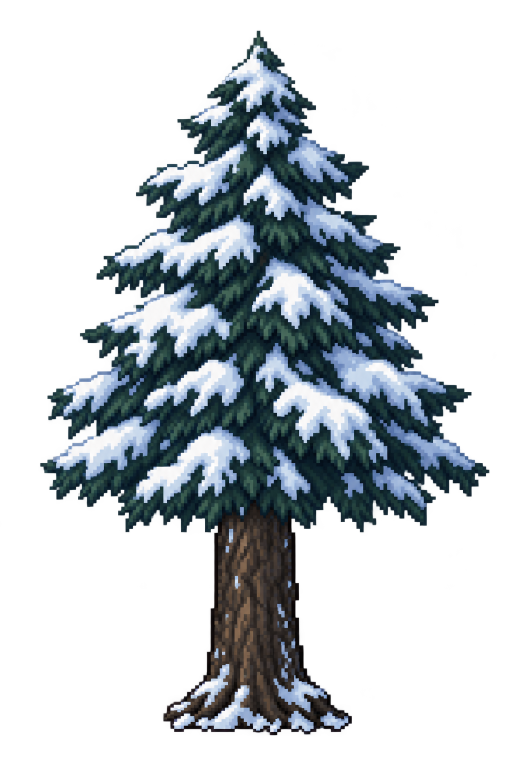
#> input picture docs/art-production/p1-town-modular-v01/sources/pine_upper_candidate_01.png, 1024 x 1536 px (shown at 1/2 size)
$ python build_pine_upper.py
#> lines starting #> are read from the running program, lines starting #| are printed output that depends on the picture
#!/usr/bin/env python3
"""Uniform pack proposal for the pine upper candidate (request B, 2026-10-22).

Packs the retained raw full-tree candidate with the SAME whole-canvas
uniform nearest transform as the accepted common (scale exactly 32/3,
origin (0,0) -> (0,0); the raw canvas is again exactly 1024x1536 = 2:3) and
alpha binarization at the named threshold 250 (no alpha-255 exists; the
opaque band is 250..254 and the fringe/halo below is discarded wholesale).

Everything lands under the IGNORED review directory only: no runtime asset
is written or overwritten (the accepted common
`art/production/p1/town_modular_v01/pine_common.png` stays pinned at
7aa70586... and untouched), no repartition is implemented, and no
definition is authored. This is a review proposal under the new policy
direction recorded in PINE_SPEC.md: the canopy becomes the fading layer,
a compact solid base keeps the trunk/roots, and the crown meets the base
around y96..102 - head readability over pixel-exact matting.

Measured calibration (deterministic for the pinned raw):
- full-tree content rows y8..y137, cols x9..x90, 4695 design px;
- crown top y8 (single-px peak at x48), widest rows x10..x88 (inside the
  reserved disc x5..x90 with margin; the crown bottom y96..y98 sits 6..8 px
  BELOW the disc bottom y90 - that is the intended redesign meet band, not
  a spec violation);
- seam: continuous crown mass through y96 (28-px contiguous run), fringe
  fragments y97..y98, clean trunk from y99 (x41..x53, then x40..x54);
- base zone y99..y137: trunk center column 47.0 at y112, 47.5 over the y100..125 band (v01
  measured 48.0), feet y137 (v01 138) - a full repaint, NOT the v01
  pixels: 0 of 1843 v01-opaque pixels are identical, 1683 recolored, 160
  now transparent (same repaint behavior as the Loadout uppers);
- 5 components: 1 main mass + 4 tiny fringe specks (each <= 6 px) at the
  crown's lower edge - measured and reported, not silently removed.

Run from the repository root in the approved portable environment:

    python3 -I tools/art_pipeline/p1_town_modular_v01/build_pine_upper.py
"""

from __future__ import annotations

import hashlib
import importlib.util
import json
import sys
from collections import deque
from pathlib import Path

from PIL import Image, ImageDraw

REPO_ROOT = Path(__file__).resolve().parents[3]
TOOL_DIR = Path(__file__).resolve().parent
REVIEW_DIR = REPO_ROOT / "build/current/p1-town-modular-v01/pine-checkpoint-1"
V01_COMMON = REPO_ROOT / "art/production/p1/town_modular_v01/pine_common.png"

RAW = {
    "path": "docs/art-production/p1-town-modular-v01/sources/pine_upper_candidate_01.png",
    "sha256": "f1bd90ecaca3c23d2c38efc2933d61dbf84fbe9a395fafae2d7bdb7a16199ce9",
}
RECIPE = {
    "stage": "pine_upper_candidate_01_pack_proposal",
    "source_canvas": [1024, 1536],
    "canvas": [96, 144],
    "scale": [32, 3],            # source px per design px, uniform
    "src_origin": [0, 0],
    "dst_origin": [0, 0],
    "alpha_threshold": 250,      # generator opaque band is 250..254; no 255 exists
}
EXPECTED = {  # deterministic measurements of THIS raw under THIS recipe
    "top": 8, "bottom": 137, "left": 9, "right": 90,
    "design_px": 4695, "components": 5,
    "trunk_center_col": 47.0, "trunk_center_row": 112,
    "crown_bottom_run": 96,      # lowest row with a contiguous run >= CROWN_RUN_MIN
}
CROWN_RUN_MIN = 24               # contiguous px; clearly wider than the 13-16 px trunk
BASE_ZONE_TOP = 99               # first clean trunk row; crown-bottom search stays above it
SPECK_MAX_PX = 6                 # each disconnected fringe speck stays tiny
DISC_ALLOW = 3                   # crown silhouette tolerance vs the reserved disc
OUTPUTS = (
    "pine_upper_candidate_packed_96x144.png",
    "pine_upper_candidate_review_1x.png",
    "pine_upper_candidate_review_4x.png",
    "pine_upper_manifest_candidate.json",
)
BACKGROUNDS = ((128, 128, 128, 255), (255, 255, 255, 255), (0, 0, 0, 255))
GUIDE_MARK = (255, 0, 255, 255)     # v01 guide rects (magenta)
CONTENT_MARK = (0, 255, 255, 255)   # measured content bbox (cyan)
CROWN_BOTTOM_MARK = (255, 160, 0, 255)  # measured crown bottom row (orange)


class PackError(ValueError):
    """Raised when the raw or the packed proposal violates the contract."""


def _load(name: str):
    path = TOOL_DIR / f"{name}.py"
    if name in sys.modules:
        return sys.modules[name]
    spec = importlib.util.spec_from_file_location(name, path)
    module = importlib.util.module_from_spec(spec)
    sys.modules[name] = module
    spec.loader.exec_module(module)
    return module


def sha256_file(path: Path) -> str:
    digest = hashlib.sha256()
    with path.open("rb") as handle:
        for block in iter(lambda: handle.read(1024 * 1024), b""):
            digest.update(block)
    return digest.hexdigest()


# [5 lines left out: function display_path, not called in this run]


def load_raw() -> Image.Image:
    path = REPO_ROOT / RAW["path"]
    if not path.is_file():
        raise PackError(f"raw candidate missing: {path}")
    digest = sha256_file(path)
    if digest != RAW["sha256"]:
        raise PackError(f"raw candidate sha256 {digest} != pinned {RAW['sha256']}")
    image = Image.open(path).convert("RGBA")
    if image.size != tuple(RECIPE["source_canvas"]):
        raise PackError(f"raw candidate canvas {image.size} != {RECIPE['source_canvas']}")
    return image


def src_index(dst: int) -> int:
    """Integer-exact nearest source index for one design coordinate."""
    num, den = RECIPE["scale"]
    shifted = dst - RECIPE["dst_origin"][0]
    return RECIPE["src_origin"][0] + ((2 * shifted + 1) * num) // (2 * den)


def pack(raw: Image.Image) -> Image.Image:
    width, height = RECIPE["canvas"]
    source = raw.load()
    packed = Image.new("RGBA", (width, height), (0, 0, 0, 0))
    pixels = packed.load()
    threshold = RECIPE["alpha_threshold"]
    for y in range(height):
        sy = src_index(y)
        for x in range(width):
            sx = src_index(x)
            if not (0 <= sx < raw.width and 0 <= sy < raw.height):
                continue
            r, g, b, a = source[sx, sy]
            if a >= threshold:
                pixels[x, y] = (r, g, b, 255)
    return packed


def _components(grid: dict[tuple[int, int], tuple[int, int, int]]) -> list[int]:
    seen: set[tuple[int, int]] = set()
    sizes: list[int] = []
    for start in grid:
        if start in seen:
            continue
        size = 0
        queue = deque([start])
        seen.add(start)
        while queue:
            x, y = queue.popleft()
            size += 1
            for nx, ny in ((x + 1, y), (x - 1, y), (x, y + 1), (x, y - 1)):
                if (nx, ny) in grid and (nx, ny) not in seen:
                    seen.add((nx, ny))
                    queue.append((nx, ny))
        sizes.append(size)
    return sorted(sizes, reverse=True)


def measure(packed: Image.Image) -> dict:
    width, height = packed.size
    pixels = packed.load()
    grid = {(x, y): pixels[x, y][:3] for y in range(height) for x in range(width) if pixels[x, y][3] == 255}
    rows = {y: sorted(x for (x, yy) in grid if yy == y) for y in range(height)}
    rows = {y: xs for y, xs in rows.items() if xs}
    top, bottom = min(rows), max(rows)
    left = min(xs[0] for xs in rows.values())
    right = max(xs[-1] for xs in rows.values())
    design_px = sum(len(xs) for xs in rows.values())

    def longest_run(xs: list[int]) -> int:
        best = run = 1
        for a, b in zip(xs, xs[1:]):
            run = run + 1 if b == a + 1 else 1
            best = max(best, run)
        return best

    crown_bottom_run = max(y for y, xs in rows.items() if y < BASE_ZONE_TOP and longest_run(xs) >= CROWN_RUN_MIN)
    trunk_row = EXPECTED["trunk_center_row"]
    trunk_span = (min(rows[trunk_row]), max(rows[trunk_row]))
    trunk_center = (trunk_span[0] + trunk_span[1]) / 2
    base_cols = {x for (x, y) in grid if 100 <= y <= 125}
    sizes = _components(grid)
    return {
        "top": top, "bottom": bottom, "left": left, "right": right,
        "design_px": design_px, "component_sizes": sizes,
        "components": len(sizes),
        "trunk_center_col": trunk_center, "trunk_row_span": trunk_span,
        "base_zone_cols": [min(base_cols), max(base_cols)],
        "crown_bottom_run": crown_bottom_run,
    }


# [72 lines left out: functions v01_overlap, panel, marked_panel, review_1x, review_4x, not called in this run]


def validate(packed: Image.Image, stats: dict) -> list[str]:
    checks: list[str] = []
    if packed.size != tuple(RECIPE["canvas"]):
        raise PackError(f"packed size {packed.size} != {RECIPE['canvas']}")
    if sum(packed.getchannel("A").histogram()[1:255]) != 0:
        raise PackError("packed proposal must have binary alpha")
    for key in ("top", "bottom", "left", "right", "design_px", "components", "crown_bottom_run"):
        if stats[key] != EXPECTED[key]:
            raise PackError(f"measured {key}={stats[key]} != recorded calibration {EXPECTED[key]}")
    if stats["trunk_center_col"] != EXPECTED["trunk_center_col"]:
        raise PackError(f"trunk center column {stats['trunk_center_col']} != {EXPECTED['trunk_center_col']}")
    specks = stats["component_sizes"][1:]
    if any(size > SPECK_MAX_PX for size in specks):
        raise PackError(f"fringe specks too large: {specks}")
    disc = _load("make_pine_guides").CANOPY_DISC
    if stats["left"] < disc["center"][0] - disc["radius"] - DISC_ALLOW or stats["right"] > disc["center"][0] + disc["radius"] + DISC_ALLOW:
        raise PackError("crown silhouette leaves the reserved disc tolerance horizontally")
    checks.append(
        f"PASS full-tree bbox x{stats['left']}..x{stats['right']} y{stats['top']}..y{stats['bottom']}, {stats['design_px']} px, "
        f"main mass {stats['component_sizes'][0]} px + {len(specks)} fringe specks {specks}"
    )
    checks.append(
        f"PASS crown inside disc horizontally (x{stats['left']}..x{stats['right']} vs disc x5..x90 +{DISC_ALLOW}); "
        f"crown bottom y{stats['crown_bottom_run']} sits below the disc bottom y90 - the intended redesign meet band y96..102, recorded not failed"
    )
    checks.append(
        f"PASS base zone y99..y{stats['bottom']}: trunk center col {stats['trunk_center_col']:.1f} at y{EXPECTED['trunk_center_row']} "
        f"(span x{stats['trunk_row_span'][0]}..x{stats['trunk_row_span'][1]}), base cols x{stats['base_zone_cols'][0]}..x{stats['base_zone_cols'][1]}; "
        "full repaint of v01 (not pixel-identical), reported not forced"
    )
    return checks


def main() -> int:
    try:
        raw = load_raw()
#> in load_raw, image is the input picture: PIL image 1024x1536 RGBA; mean R, G, B, A 39.9, 49.4, 55.7, 91.3
        packed = pack(raw)
#> in pack, `packed = Image.new("RGBA", (width, height), (0, 0, 0, 0))`: packed: PIL image 96x144 RGBA; every value is 0
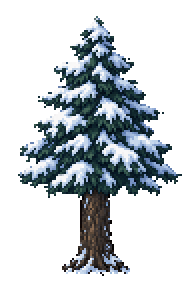
#> packed: PIL image 96x144 RGBA (shown 2 times larger); mean R, G, B, A 30.2, 36, 40.1, 86.6; transparent parts drawn white
        stats = measure(packed)
#> in measure, `grid = {(x, y): pixels[x, y][:3] for y in range(height) for x in range..`: grid = 4695 items
#> in measure, `rows = {y: sorted(x for (x, yy) in grid if yy == y) for y in range(hei..`: rows = 144 items
#> in measure, `rows = {y: xs for y, xs in rows.items() if xs}`: rows = 130 items
#> in measure, `top, bottom = min(rows), max(rows)`: top = 8; bottom = 137
#> in measure, `left = min(xs[0] for xs in rows.values())`: left = 9
#> in measure, `right = max(xs[-1] for xs in rows.values())`: right = 90
#> in measure, `design_px = sum(len(xs) for xs in rows.values())`: design_px = 4695
#> in measure, `crown_bottom_run = max(y for y, xs in rows.items() if y < BASE_ZONE_TO..`: crown_bottom_run = 96
#> in measure, `trunk_span = (min(rows[trunk_row]), max(rows[trunk_row]))`: trunk_span = (40, 54)
#> in measure, `trunk_center = (trunk_span[0] + trunk_span[1]) / 2`: trunk_center = 47
#> in measure, `base_cols = {x for (x, y) in grid if 100 <= y <= 125}`: base_cols = 18 items
#> the loop in _components, `for start in grid:` made 4695 passes
#> start on passes 2 to 4: (47, 9), (48, 9), (49, 9)
#> after the loop in _components, `for start in grid:`: seen = 4695 items; sizes = [4691, 1, 1, 1, 1]
#> stats = 11 items
        checks = validate(packed, stats)
#> in validate, `specks = stats["component_sizes"][1:]`: specks = [1, 1, 1, 1]
        overlap = v01_overlap(packed)
        REVIEW_DIR.mkdir(parents=True, exist_ok=True)
        outputs = {
            "pine_upper_candidate_packed_96x144.png": packed,
            "pine_upper_candidate_review_1x.png": review_1x(packed),
            "pine_upper_candidate_review_4x.png": review_4x(packed, stats),
        }
        report = []
        for name, image in outputs.items():
            path = REVIEW_DIR / name
            image.save(path, format="PNG", optimize=False)
            report.append({"path": display_path(path), "sha256": sha256_file(path), "bytes": path.stat().st_size, "size": list(image.size)})
        manifest = {
            "recipe": RECIPE,
            "raw": dict(RAW, canvas=list(Image.open(REPO_ROOT / RAW["path"]).size)),
            "expected_calibration": EXPECTED,
            "measured": stats,
            "v01_overlap": overlap,
            "policy_note": (
                "review proposal only: canopy becomes the fading layer, compact solid base keeps trunk/roots; "
                "crown meets the base around y96..102; no repartition implemented, no runtime asset touched"
            ),
            "outputs": report,
        }
        manifest_path = REVIEW_DIR / "pine_upper_manifest_candidate.json"
        manifest_path.write_text(json.dumps(manifest, indent=2, sort_keys=True) + "\n")
        print(json.dumps({"v01_overlap": overlap, "outputs": report + [{"path": display_path(manifest_path)}], "checks": checks}, sort_keys=True))
        for line in checks:
            print(line)
        print("PINE UPPER CANDIDATE PACK OK (review proposal only; no runtime asset written, v01 common untouched)")
    except (PackError, OSError, ValueError) as exc:
        print(f"PINE UPPER PACK FAILED: {exc}", file=sys.stderr)
        return 1
    return 0


if __name__ == "__main__":
#> (the run stopped early here; a loop or call above may not have finished)
